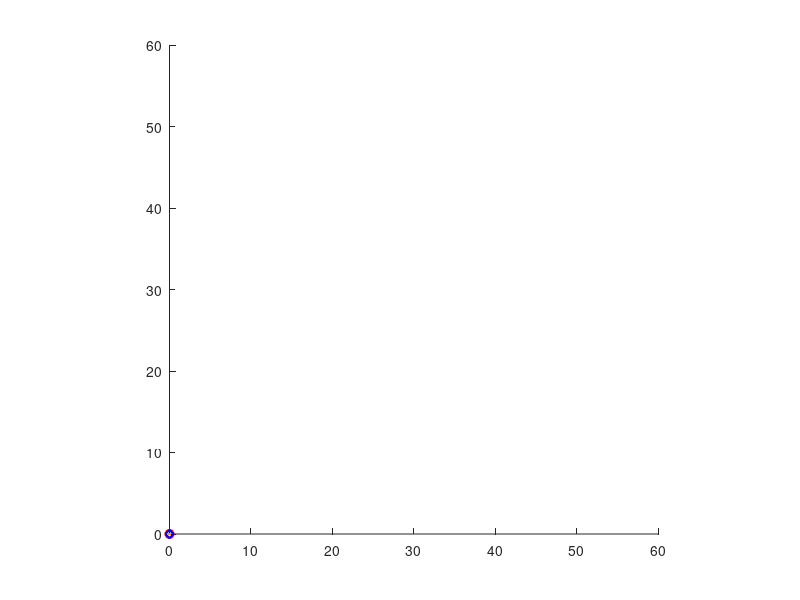

MATLAB code to generate this figure: (Note: this script raises an error after producing the figure.)
function simulate()

    close all
    clf
    hold on
    plot_prediction = plot(0,0,'or-', 'Linewidth', 1.5);
    plot_trajectory = plot(0,0,'db-','Linewidth', 1.5);
    plot_uav_body = plot(0,0,'Color',[1 0.6 0],'LineWidth',3);
    state_trajectory=[];
    control_variables=[];
    
    axis square
    xlim([0 60])
    ylim([0 60])
    
    current_state = [0; 0;0;0;0;0];
    current_MPC_solution = [];
    
    [H,Ts,id_u1, id_u2,id_x,id_z,id_theta,id_dotx,id_dotz,id_dottheta] = drone_info;
    [xobs,yobs, obj_coord,radius] = obstacle;
    [mass,inertia_moment,arm_moment,gravitational_acceleration_controller,gravitational_acceleration_model] = parameters;
%     plot(xobs,yobs, '-k','Linewidth', 1.5);

    for k = 1:50
        
        %% Run the controller
        [command, current_MPC_solution, predicted_trajectory] = ...
            optimizetrajectory(current_state, current_MPC_solution);
        
        %% Run the simulation
        current_state = simulate_timestep(current_state, command,gravitational_acceleration_model);

        %% Visualize
        plot_prediction.XData = predicted_trajectory(:,1);
        plot_prediction.YData = predicted_trajectory(:,2);
        plot_trajectory.XData(end+1) = current_state(1);
        plot_trajectory.YData(end+1) = current_state(2);
        plot_uav_body.XData = [0 -sin(current_state(3))]*4 + current_state(1);
        plot_uav_body.YData = [0 cos(current_state(3))]*4+ current_state(2);
        state_trajectory(end+1,:) = current_state;
        control_variables(end+1,:) = command;
        
        drawnow
        pause(0.05)
    end
    save('states.mat','state_trajectory')
    save('control.mat','control_variables')

end